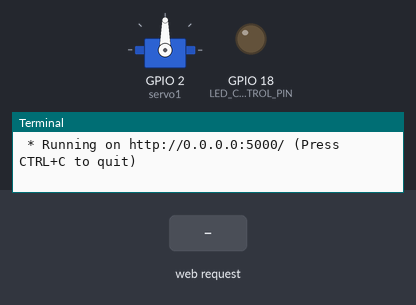
Bench run of a program on a simulated Raspberry Pi (BCM pin numbers). On the bench: servo, output pins drawn as LEDs (lit = HIGH), the last lines printed to the terminal. The test bench sets the inputs (shaded band). Servo angles are drawn from the pulse width (0.5 ms = 0°, 2.5 ms = 180°); the clock reads 2024-03-15 10:24:30 at power-on unless the program sets it.

Above: at 1.2 s.
1.3 s: HTTP request for /led/on received
At 2.0 s:
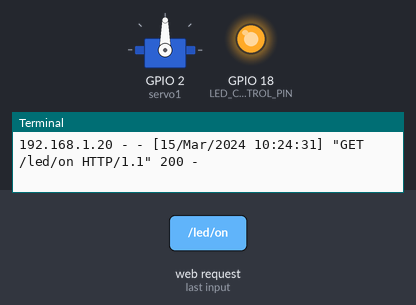
2.8 s: HTTP request for /door/open received
At 3.2 s:
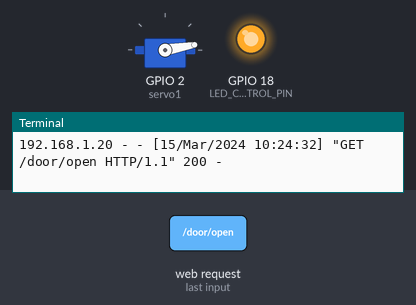
4.3 s: HTTP request for /led/off received
At 5.5 s:
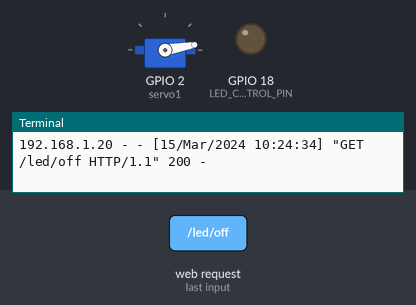
Timing chart, 0 to 7.3 s (numbered marks = the images above; inputs shaded):
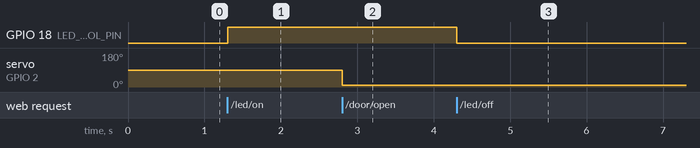

Measured:
- after the input at 1.3 s, GPIO 18 (LED_CONTROL_PIN): LOW → HIGH at once
- after the input at 2.8 s, servo on GPIO 2 (servo1): 90° → 10° at once
- after the input at 4.3 s, GPIO 18 (LED_CONTROL_PIN): HIGH → LOW at once

The program:

projectSystem.py
```python
# latest version[1.0] combines with LED Control and Take Picture

# Code Execution Conditions {
#   1. activate Virtual Environment [ source /home/raspberrypi/myenv/bin/activate ]
#   2. enable Port:5000 [ sudo ufw enable (if you have allowed before,[ sudo ufw allow 5000 ]) ]
#   3. disable ufw [ sudo ufw disable (if you don't close ufw, you can't access with VNC) ]
#}

# patch note {
#    2024.06.04 Create an integrated project [Ver 1.0]
#    2024.06.18 Change " LED_PIN " variable name -> "LED_CONTROL_PIN" [Ver 1.0.1]
#    2024.06.20 Modified to LED control code using gpiozero due to RPi.GPIO unavailability [Ver 1.1.1]
#    2024.06.27 add servomotor control code for open/close [Ver 1.2.0]
#
#}

# ---------- import zone [Start] ----------
from flask import Flask, send_file
import subprocess
import os
from PIL import Image
import gpiozero
# ---------- import zone [End] ----------

# ---------- import zone [Start] ----------
from flask import Flask, send_file
import subprocess
import os
from PIL import Image
import gpiozero
# ---------- import zone [End] ----------

# ---------- GPIO Setup [Start] ----------
LED_CONTROL_PIN = gpiozero.LED(18)
SERVO_MOTOR_PIN = 2

servo1 = gpiozero.Servo(SERVO_MOTOR_PIN, min_pulse_width=0.5/1000, max_pulse_width=2.5/1000)
# ---------- GPIO Setup [End] ----------

# ---------- Operation define zone [Start] ----------
def setServoAngle(servo, current_angle, target_angle):
    if abs(target_angle - current_angle) < 50:
        return current_angle

    servo.value = (target_angle / 90) - 1
    return target_angle
# ---------- Operation define zone [End] ----------

# ---------- Flask Route and function define zone [Start] ----------
app = Flask(__name__)

current_angle = 90

@app.route('/capture', methods=['GET'])
def capture_image():
    image_path = '/home/raspberrypi/Desktop/_MDP/cam_image.jpg'
    temp_image_path = '/home/raspberrypi/Desktop/_MDP/temp_cam_image.jpg'

    # Capture the image using libcamera
    try:
        # Using libcamera-still with reduced preview time to speed up the capture
        subprocess.run(["libcamera-still", "-o", temp_image_path, "--nopreview", "-t", "100"], check=True)
    except subprocess.CalledProcessError as e:
        return f"An error occurred while capturing the image: {e}"

    # Check if the image was captured
    if not os.path.exists(temp_image_path):
        return "Image capture failed, file does not exist."

    # Resize the image
    try:
        with Image.open(temp_image_path) as img:
            # Resize the image to 1920x1080
            resized_img = img.resize((1920, 1080))
            resized_img.save(image_path)
    except Exception as e:
        return f"An error occurred while resizing the image: {e}"

    # Check if the image was resized and saved
    if not os.path.exists(image_path):
        return "Image resizing failed, file does not exist."

    return send_file(image_path, mimetype='image/jpeg')

@app.route('/led/on', methods=['GET'])
def led_on():
    try:
        LED_CONTROL_PIN.on()
        return "LED is ON"
    except Exception as e:
        return f"An error occurred while turning on the LED: {e}"

@app.route('/led/off', methods=['GET'])
def led_off():
    try:
        LED_CONTROL_PIN.off()
        return "LED is OFF"
    except Exception as e:
        return f"An error occurred while turning off the LED: {e}"

@app.route('/door/open', methods=['GET'])
def door_open():
    global current_angle
    try:
        current_angle = setServoAngle(servo1, current_angle, 10)
        return "Door is opened"
    except Exception as e:
        return f"An error occurred while opening the door: {e}"

@app.route('/door/close', methods=['GET'])
def door_close():
    global current_angle
    try:
        current_angle = setServoAngle(servo1, current_angle, 90)
        return "Door is closed"
    except Exception as e:
        return f"An error occurred while closing the door: {e}"
# ---------- Flask Route and function define zone [End] ----------

# Here's main
if __name__ == '__main__':
    current_angle = setServoAngle(servo1, 90, 90)
    app.run(host='0.0.0.0', port=5000)
```
